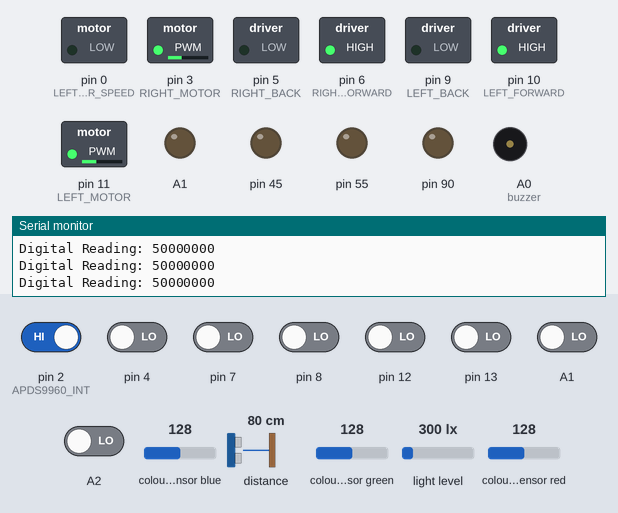
A sketch run on a simulated Arduino Uno, built for the host (arithmetic inside an expression is 32-bit, double 64-bit). On the bench: switched loads named in the sketch (green lamp = pin HIGH), output pins drawn as LEDs (lit = HIGH), buzzer (waves = sounding), the last lines printed to the serial monitor. The test bench sets the inputs (shaded band); at power-on: pin 2 (APDS9960_INT) HIGH, A1, A2, pin 4, pin 7, pin 8, pin 12, pin 13 LOW, colour sensor blue 128, distance to the obstacle 80 cm, colour sensor green 128, light level 300 lx, colour sensor red 128.

Above: at 2.1 s.
2.2 s: A1 driven HIGH
At 4.9 s:
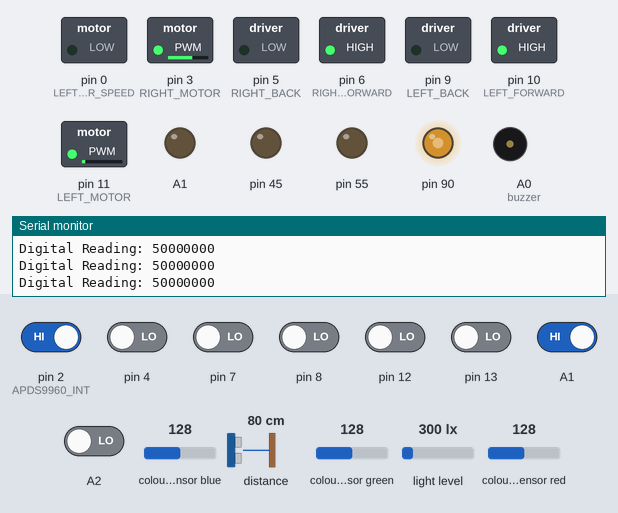
5.2 s: A2 driven HIGH
At 6.4 s:
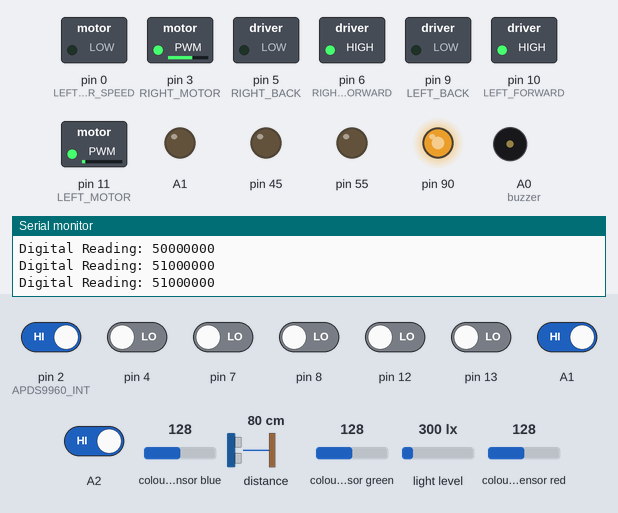
8.0 s: pin 7 driven HIGH
At 9.7 s:
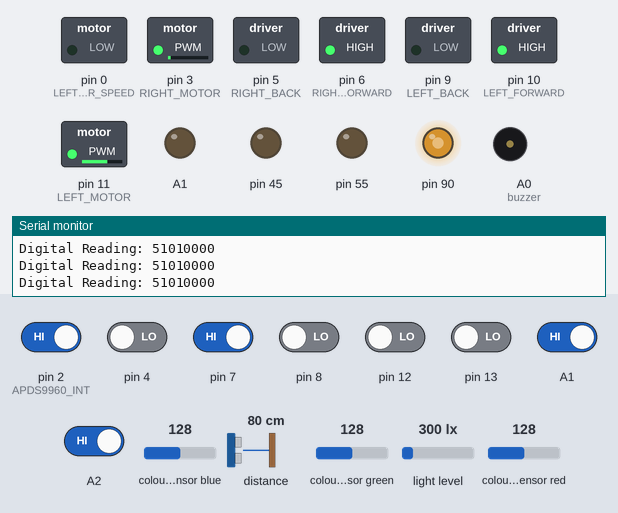
10.0 s: pin 4 driven HIGH
At 11.0 s:
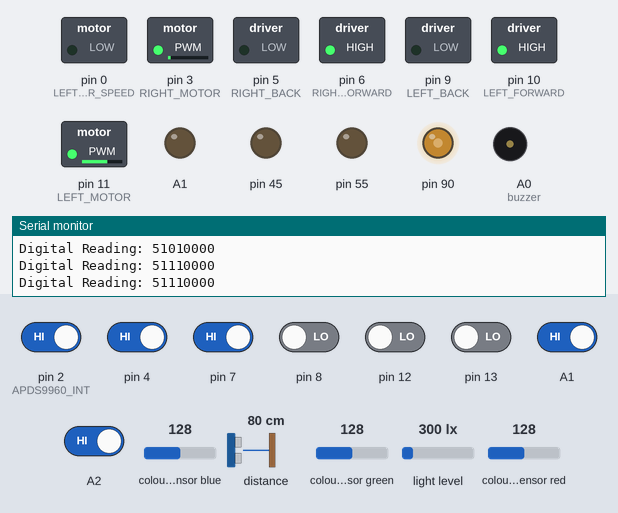
12.6 s: pin 8 driven HIGH
At 14.2 s:
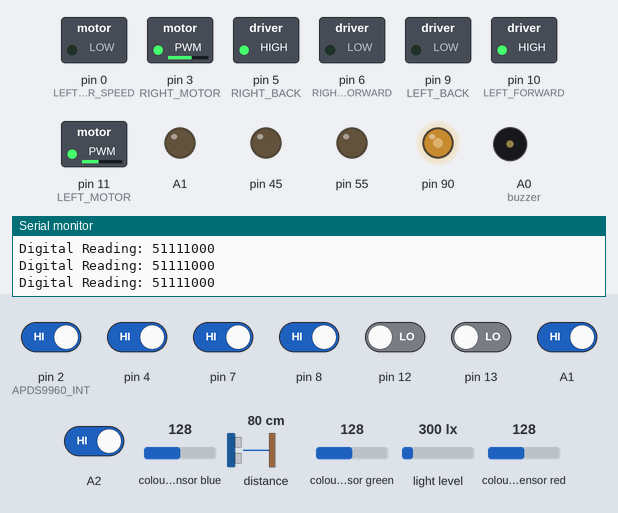
14.7 s: pin 2 (APDS9960_INT) driven LOW
At 15.4 s:
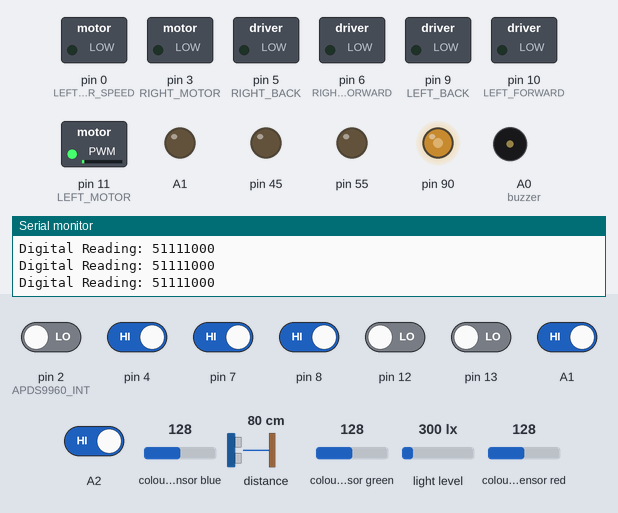
Timing chart, 0 to 17.7 s (numbered marks = the images above; inputs shaded):
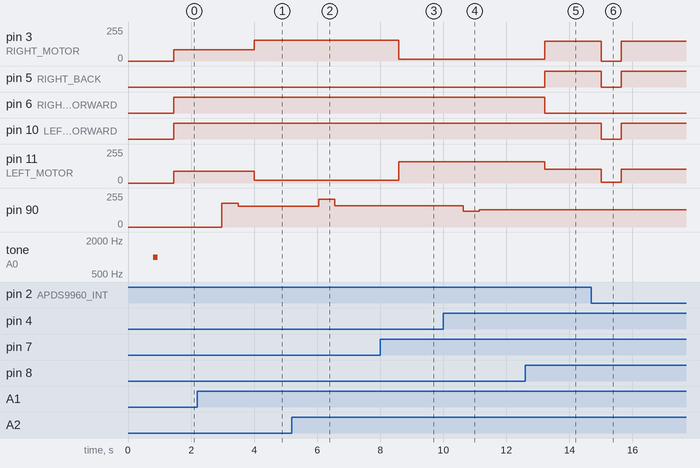

Measured:
- after the input at 2.2 s, pin 3 (RIGHT_MOTOR): 85/255 → 155/255 after 1.8 s; pin 11 (LEFT_MOTOR): 90/255 → 20/255 after 1.8 s; pin 90: 0/255 → 179/255 after 0.78 s, → 155/255 0.51 s later
- after the input at 5.2 s, pin 90: 155/255 → 209/255 after 0.84 s, → 160/255 0.51 s later
- after the input at 8.0 s, pin 3 (RIGHT_MOTOR): 155/255 → 15/255 after 0.59 s; pin 11 (LEFT_MOTOR): 20/255 → 160/255 after 0.59 s
- after the input at 10.0 s, pin 90: 160/255 → 119/255 after 0.64 s, → 130/255 0.51 s later
- after the input at 12.6 s, pin 3 (RIGHT_MOTOR): 15/255 → 150/255 after 0.62 s; pin 5 (RIGHT_BACK): LOW → HIGH after 0.62 s; pin 6 (RIGHT_FORWARD): HIGH → LOW after 0.62 s; pin 11 (LEFT_MOTOR): 160/255 → 105/255 after 0.62 s
- after the input at 14.7 s, pin 3 (RIGHT_MOTOR): 150/255 → 0/255 after 0.31 s, → 150/255 0.63 s later; pin 5 (RIGHT_BACK), pin 10 (LEFT_FORWARD): HIGH → LOW after 0.31 s, → HIGH 0.63 s later; pin 11 (LEFT_MOTOR): 105/255 → 5/255 after 0.31 s, → 105/255 0.63 s later

The sketch:

DEBUG.ino
```cpp
//libraries------------------------------------------------------------------------------------------------------
#include <Wire.h>
#include <SparkFun_APDS9960.h>

//functions
void update_Proxy();
void update_Color();
void set_speed(int left, int right);
void set_motors();
void update_PID();
void set_direction(char dir);
void getError();
void getLinePositionNum();
void interruptRoutine();

const int wait_period = 25;//non blocking delay for proximity sensor because it reads too much too fast
unsigned long time_now = 0;
unsigned long time_hold=0;

// Global Variables____________________________________________________________________________________________________________________________
SparkFun_APDS9960 apds = SparkFun_APDS9960();
byte isr_flag = 0;
#define APDS9960_INT    2  // Needs to be an interrupt pin
#define PROX_INT_HIGH   20 // Proximity level for interrupt
#define PROX_INT_LOW    0  // No far interrupt

uint8_t proximity_data = 0;
uint16_t ambient_light = 0;
uint16_t red_light = 0;
uint16_t green_light = 0;
uint16_t blue_light = 0;

//BUZZER AUDIO - COLOR SENSOR
bool PLAYED_MUSIC=false;
byte buzzer = A0;

//motor pins------------------------------------------------------------------------------------------------------
const byte LEFT_MOTOR = 11; //ena//left motor - set speed
const byte LEFT_FORWARD = 10;//in1
const byte LEFT_BACK = 9;//in2
const byte RIGHT_FORWARD = 6;//in3
const byte RIGHT_BACK = 5;//in4
const byte RIGHT_MOTOR = 3;//enb//right motor - set speed


//motor speed------------------------------------------------------------------------------------------------------
float LEFT_MOTOR_SPEED=0;
float RIGHT_MOTOR_SPEED=0;

//initial Motor Speed----------------------------------------------------------------------------------------------
const byte INITIAL_MOTOR_SPEED=85;
float olderror=0;

//IR SENSORS--------------------------------------------------------------------------------------------------------
const byte IR_Sensor_Num=7;
//const int IR_Sensor_Pin[IR_Sensor_Num]={A2,4,7,8,12,13,A1};
//Iterate over the IR sensors, and create a 6digit num (sensor)*10+new sensor - 000000 001100 010000


//Line Position-----------------------------------------------------------------------------------------------------
long Line_Position=5; //5 is just so i can have 0 as msb

//PID----------------------------------------------------------------------------------------------------------------
float PID=0;
float error=0;
float P=0;
int I=0;
float D=0;
float prevError=0;
float prevI=0;
//PID CONSTANTS-------------------------------------------------------------------------------------------------------
const byte Kp=20;
const byte Ki=0;
const byte Kd=7;

//END GLOBAL VAR__________________________________________________________________________________________________________________________________________________________
void getLinePositionNum()
{
  Line_Position = 5; //reset value
 // for (byte i = 0; i < IR_Sensor_Num; ++i)
 //   Line_Position = (Line_Position * 10) + digitalRead(IR_Sensor_Pin[i]);
 Line_Position = (Line_Position * 10) + digitalRead(A2);
 Line_Position = (Line_Position * 10) + digitalRead(4);
 Line_Position = (Line_Position * 10) + digitalRead(7);
 Line_Position = (Line_Position * 10) + digitalRead(8);
 Line_Position = (Line_Position * 10) + digitalRead(12);
 Line_Position = (Line_Position * 10) + digitalRead(13);
 Line_Position = (Line_Position * 10) + digitalRead(A1);
}
//APDS9960----------------------------------------------------------------------------------------------------------------

void update_Color()
{
  // Read the light levels (ambient, red, green, blue)
  if (!apds.readAmbientLight(ambient_light) || !apds.readRedLight(red_light) || !apds.readGreenLight(green_light) || !apds.readBlueLight(blue_light))
  {   // Serial.println(F("Error reading light values"));
  return;
  }
  else
  {
     if(!PLAYED_MUSIC)
  {
    if (red_light > 50 && red_light > blue_light && red_light > green_light)
    {

        tone(buzzer, 500);
        delay(1000);
        noTone(buzzer);
        PLAYED_MUSIC = true;
        return;
    }
    if (blue_light > 50 && blue_light > red_light && blue_light > green_light)
    {
      for(int i=0;i<5;i++){
        tone(buzzer, 2000);
        delay(300);
        noTone(buzzer);
      }
      PLAYED_MUSIC = true;
      return;
    }

    if (green_light > 50 && green_light > red_light && green_light > blue_light)
    {
      for(int i=0;i<3;i++){
        tone(buzzer, 500);
        delay(500);
        noTone(buzzer);
      }
        PLAYED_MUSIC = true;
        return;
    }
  }
  }
}

//check proxy&play-----------------------------------------------------------------------------------------------------------------
void interruptRoutine() {
  isr_flag = 1;
}
  //END APDS9960--------------------------------------------------------------------------------------------------------------------

//MOTOR CONTROL--------------------------------------------------------------------------------------------------------------------


  //check line position and set an error value---------------------------------------------------------------------------------------
  void getError() {
    switch (Line_Position)    {
    case 51111110:    {        error = -21;        break;    }
    case 51111100:    {        error = -21;        break;    }
    case 51111000:    {        error = -21;        break;    }
    case 51000000:    {        error = -3.5;         break;    }
    case 51100000:    {        error = -3;         break;    }
    case 51110000:    {        error = -2;         break;    }
    case 50110000:    {        error = -3;         break;    }
    case 50111000:    {        error = -1;         break;    }
    case 50011000:    {        error = -0.75;         break;    }
    case 50011100:    {        error = 0;          break;    }
    case 50001100:    {        error = 0.75;          break;    }
    case 50001110:    {        error = 1;          break;    }
    case 50000110:    {        error = 3;          break;    }
    case 50000111:    {        error = 2;          break;    }
    case 50000011:    {        error = 3;          break;    }
    case 50000001:    {        error = 3.5;          break;    }
    case 50001111:    {        error = 21;         break;    }
    case 50011111:    {        error = 21;         break;    }
    case 50111111:    {        error = 21;         break;    }
    case 50000000:    {                            break;    }//do what you did last
    case 51111111:    {        error = 777;        break;    }//go straight
    default:    { /*Serial.println("Unkown Error - Line Following Status");*/ break;    }
    }
}

//set motor analog speed--------------------------------------------------------------------------------------------------------------
void set_speed(int left, int right)
{
  if(Line_Position== 50110000 ||Line_Position== 51110000 ||Line_Position== 51100000||Line_Position== 51000000 ||Line_Position== 50000001 ||Line_Position== 50000011 ||Line_Position== 50000111||Line_Position== 50000110)
  {
  LEFT_MOTOR_SPEED = constrain(INITIAL_MOTOR_SPEED - PID, 0, 90);
  RIGHT_MOTOR_SPEED = constrain(INITIAL_MOTOR_SPEED + PID, 0, 90);
  analogWrite(LEFT_MOTOR_SPEED, left + 5); //Left Motor Speed - maybe add a bit more
  analogWrite(RIGHT_MOTOR_SPEED, right);   //Right Motor Speed
  return;
  }

  analogWrite(LEFT_MOTOR, left + 5); //Left Motor Speed - maybe add a bit more
  analogWrite(RIGHT_MOTOR, right);   //Right Motor Speed
}
//set direction if wanting to turn ----------------------------------------------------------------------------------------------------
void set_direction(char dir){
   switch(dir) {
    case 'F':  {  digitalWrite(LEFT_FORWARD, HIGH);  digitalWrite(LEFT_BACK, LOW);     digitalWrite(RIGHT_FORWARD, HIGH);   digitalWrite(RIGHT_BACK, LOW);     break;  }
    case 'B':  {  digitalWrite(LEFT_FORWARD, LOW);   digitalWrite(LEFT_BACK, HIGH);    digitalWrite(RIGHT_FORWARD, LOW);    digitalWrite(RIGHT_BACK, HIGH);    break;  }
    case 'R':  {  digitalWrite(LEFT_FORWARD, HIGH);  digitalWrite(LEFT_BACK, LOW);     digitalWrite(RIGHT_FORWARD, LOW);    digitalWrite(RIGHT_BACK, LOW);     break;  }
    case 'L':  {  digitalWrite(LEFT_FORWARD, LOW);   digitalWrite(LEFT_BACK, LOW);     digitalWrite(RIGHT_FORWARD, HIGH);   digitalWrite(RIGHT_BACK, LOW);     break;  }
    case 'S':  {  digitalWrite(LEFT_FORWARD, LOW);   digitalWrite(LEFT_BACK, LOW);     digitalWrite(RIGHT_FORWARD, LOW);    digitalWrite(RIGHT_BACK, LOW);     break;  }
    case '<':  {  digitalWrite(LEFT_FORWARD, HIGH);  digitalWrite(LEFT_BACK, LOW);     digitalWrite(RIGHT_FORWARD, LOW);    digitalWrite(RIGHT_BACK, HIGH);    break;  }
    case '>':  {  digitalWrite(LEFT_FORWARD, LOW);   digitalWrite(LEFT_BACK,HIGH);     digitalWrite(RIGHT_FORWARD, HIGH);   digitalWrite(RIGHT_BACK, LOW);     break;  }
   }
}


//CALCULATE PID VALUE BASED ON ERRORS ----------------------------------------------------------------------------------------------
//CONTROL MOTOR BASED ON PID----------------------------------------------------------------------------------------------------------
void set_motors()
{
   if (error == 777 || error == 20 || error ==-20) //all white - skip - do what you did last time until back on line
  {    return;  }

        P = error;
        I = I + prevI;
        D = error - prevError;
        PID = (Kp * P) + (Ki * I) + (Kd * D);
        prevI = I;
        prevError = error;


  // The motor speed should not exceed the max PWM value
  LEFT_MOTOR_SPEED = constrain(INITIAL_MOTOR_SPEED - PID, 0, 255);
  RIGHT_MOTOR_SPEED = constrain(INITIAL_MOTOR_SPEED + PID, 0, 255);

  set_speed(LEFT_MOTOR_SPEED, RIGHT_MOTOR_SPEED);
  set_direction('F');
}


//END MOTOR CONTROL--------------------------------------------------------------------------------------------------------------------
bool interupted=false;
bool flagturn=false;

void setup() {
  //total initialization time is 0.8s seconds + 1.2 seconds for starting buzzer
Serial.begin(9600);
  //Set Pins
  pinMode(A1,INPUT);
  pinMode(A2,INPUT);
  pinMode(4,INPUT);
  pinMode(7,INPUT);
  pinMode(8,INPUT);
  pinMode(12,INPUT);
  pinMode(13,INPUT);
  pinMode(RIGHT_MOTOR,OUTPUT);
  pinMode(RIGHT_FORWARD,OUTPUT);
  pinMode(RIGHT_BACK,OUTPUT);
  pinMode(LEFT_MOTOR,OUTPUT);
  pinMode(LEFT_FORWARD,OUTPUT);
  pinMode(LEFT_BACK,OUTPUT);
  pinMode(APDS9960_INT, INPUT);
  attachInterrupt(digitalPinToInterrupt(2), interruptRoutine, FALLING);

  apds.init();   delay(200);
  apds.setProximityGain(PGAIN_2X);    delay(200);
  apds.enableProximitySensor(true);   delay(200);
  apds.enableLightSensor(false);      delay(200);
  apds.setProximityIntLowThreshold(PROX_INT_LOW);
  apds.setProximityIntHighThreshold(PROX_INT_HIGH);

  //play a small audio to let the user know when it will start to move
   tone(buzzer, 1000);   delay(150);   noTone(buzzer);
  // tone(buzzer, 2000);   delay(100);   noTone(buzzer);
  // tone(buzzer, 3000);   delay(100);   noTone(buzzer);

}

void loop() {
  //getLinePositionNum();
  // If interrupt occurs, print out the proximity level
  if (isr_flag == 1) {
    interupted = true;
    apds.readProximity(proximity_data);

    //error=0;
    update_Color();
    isr_flag = 0;
    apds.clearProximityInt();
    PLAYED_MUSIC = false;
  }

  if (interupted == false)
 {
    getLinePositionNum();
    getError();
    Serial.print(F("Digital Reading: "));
    Serial.println(Line_Position);

    delay(500);
    if (error >= 20 || error <= -20)     {
      delay(30);
      getLinePositionNum();  //get the line position from the IR sensors XXX-XXX
      getError();
      if (error > 15)  //sharp turn right
      {        set_direction('>');        set_speed(150, 100);        delayMicroseconds(50000);        return;      }

      if (error < -15)  //sharp turn left
      {        set_direction('<');        set_speed(100, 150);        delayMicroseconds(50000);        return;      }
      }  else {
     set_motors();

    //delayMicroseconds(1000);
    delay(10);
    return;
    }

 } else {
    interupted = false;
    set_direction('S');
    set_speed(0, 0);
    delay(100);
  }
}
```
